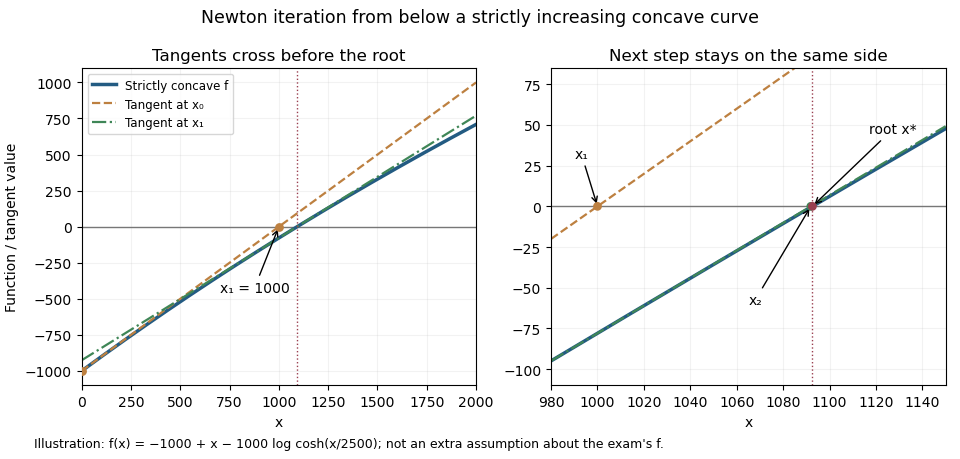

The script that drew this image:
"""Original illustrative Newton geometry, not a function supplied by the exam.

Python 3.14.4, NumPy 2.3.5, Matplotlib 3.10.7. Write the matching PNG to CWD.
f(x)=-1000+x-1000 log(cosh(x/2500)) has f'(0)=1, f'' in [-0.00016,0),
and f'>0.6 everywhere, so it satisfies the examination's stated bounds.
"""
from pathlib import Path

import matplotlib
matplotlib.use("Agg")
import matplotlib.pyplot as plt
import numpy as np


def f(x):
    u = np.asarray(x) / 2500
    return -1000 + np.asarray(x) - 1000 * (np.logaddexp(u, -u) - np.log(2))


def df(x):
    return 1 - 0.4 * np.tanh(np.asarray(x) / 2500)


def main():
    plt.rcParams.update({"font.family": "DejaVu Sans", "font.size": 10})
    left, right = 1000.0, 2000.0
    for _ in range(60):
        midpoint = (left + right) / 2
        if f(midpoint) < 0:
            left = midpoint
        else:
            right = midpoint
    root = (left + right) / 2
    x0 = 0.0
    x1 = x0 - f(x0) / df(x0)
    x2 = x1 - f(x1) / df(x1)
    assert x0 < x1 < x2 < root < 2000
    fig, axs = plt.subplots(1, 2, figsize=(9.6, 4.6), dpi=100)
    fig.patch.set_facecolor("white")
    for ax, interval in zip(axs, [(0, 2000), (980, 1150)]):
        x = np.linspace(*interval, 600)
        ax.set_facecolor("white")
        ax.axhline(0, color="#777777", lw=1)
        ax.plot(x, f(x), color="#235b82", lw=2.5, label="Strictly concave f")
        ax.plot(x, f(x0) + df(x0)*(x-x0), color="#bd8040", lw=1.6, ls="--", label="Tangent at x₀")
        ax.plot(x, f(x1) + df(x1)*(x-x1), color="#3f8657", lw=1.6, ls="-.", label="Tangent at x₁")
        ax.axvline(root, color="#9a3f50", lw=1, ls=":")
        ax.set(xlim=interval, xlabel="x")
        ax.grid(alpha=0.16)
    axs[0].set(ylim=(-1100, 1100), ylabel="Function / tangent value", title="Tangents cross before the root")
    axs[0].scatter([x0, x1], [f(x0), 0], c="#bd8040", s=28, zorder=4)
    axs[0].annotate("x₁ = 1000", (x1, 0), (700, -450), arrowprops={"arrowstyle": "->"})
    axs[0].legend(fontsize=8.5, loc="upper left")
    axs[1].set(ylim=(-110, 85), title="Next step stays on the same side")
    axs[1].scatter([x1, x2, root], [0, 0, 0], c=["#bd8040", "#3f8657", "#9a3f50"], s=28, zorder=4)
    axs[1].annotate("x₁", (x1, 0), (990, 30), arrowprops={"arrowstyle": "->"})
    axs[1].annotate("x₂", (x2, 0), (1065, -60), arrowprops={"arrowstyle": "->"})
    axs[1].annotate("root x*", (root, 0), (1117, 45), arrowprops={"arrowstyle": "->"})
    fig.suptitle("Newton iteration from below a strictly increasing concave curve", fontsize=12.5, y=0.98)
    fig.text(0.035, 0.025, "Illustration: f(x) = −1000 + x − 1000 log cosh(x/2500); not an extra assumption about the exam's f.", fontsize=9)
    fig.subplots_adjust(left=0.085, right=0.985, top=0.85, bottom=0.16, wspace=0.19)
    fig.savefig(Path.cwd() / f"{Path(__file__).stem}.png", facecolor="white", transparent=False)
    plt.close(fig)


if __name__ == "__main__":
    main()
